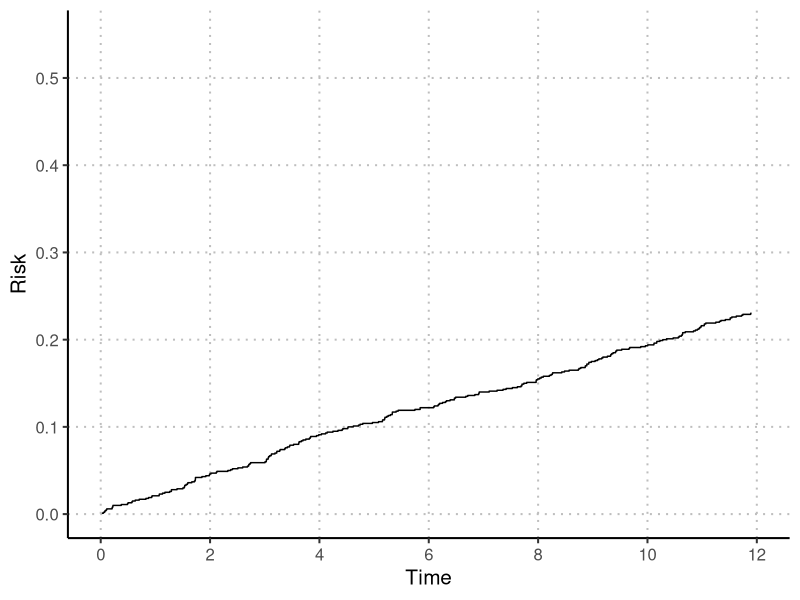
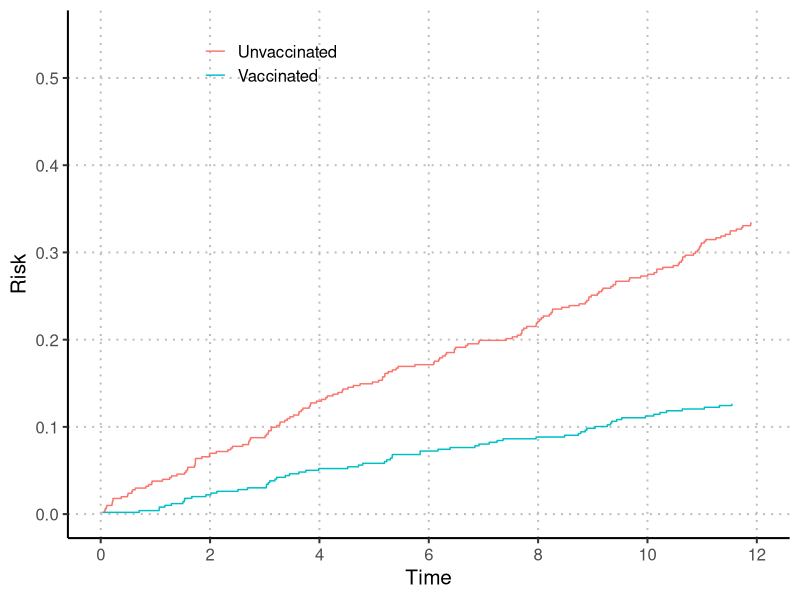
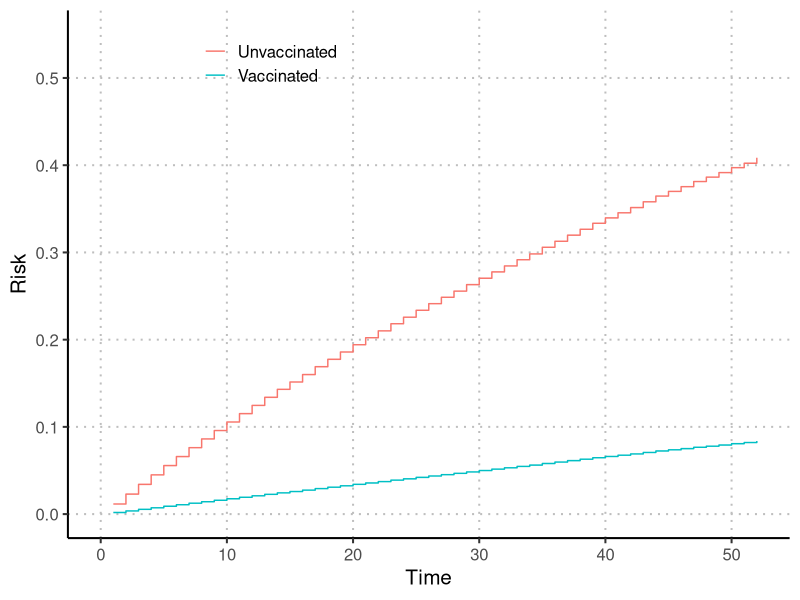
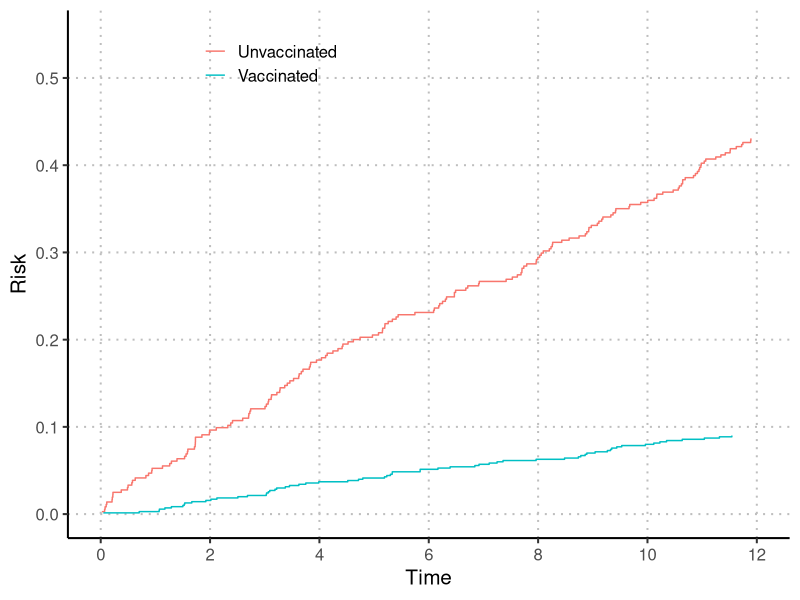
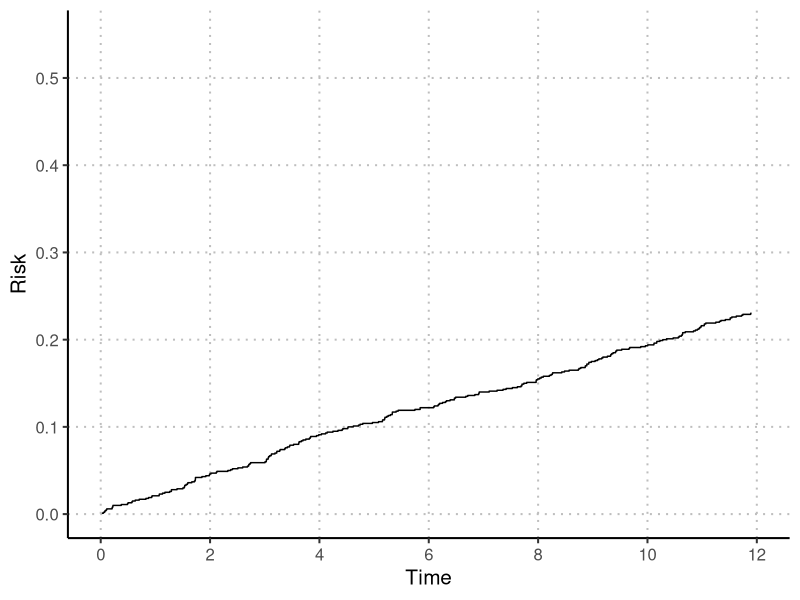
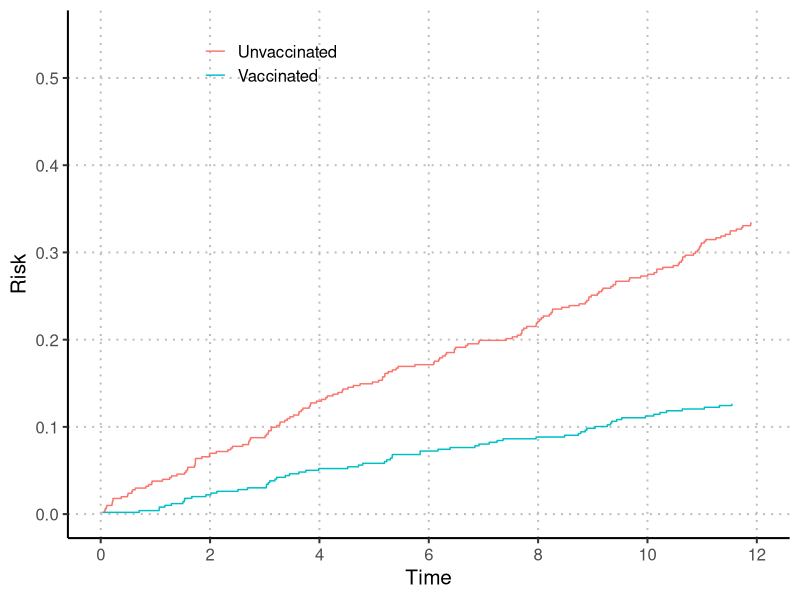

Source code (R) for these figures, in order:
### Code for Lecture 9 ####
library(tidyverse)
library(survival)
library(splines)

setwd("/Users/jkedwar/Box Sync/teaching/epid722/2021/lectures/L9")

set.seed(234)
n <- 1000
tau <- 12
z <- rbinom(n, 1, 0.5)
a <- ifelse(z==1, rbinom(n, 1, 0.75), rbinom(n,1,0.25))
py <- plogis(log(0.2/0.8) + log(10)*.5 - log(5)*.5 - log(10)*a + log(5)*z)
delta <- rbinom(n, 1, py)
t <- ifelse(delta == 0, tau+.01, runif(n, 0, 12))

id = c(1:n)
mydat <- data.frame(id, z, a, delta, t)

tab <- table(a,delta)
prop.table(tab, margin = 1)

tabz1 <- table(a[z==1],delta[z==1])
prop.table(tabz1, margin = 1)

tabz0 <- table(a[z==0],delta[z==0])
prop.table(tabz0, margin = 1)

### KM ----

library(survival)

# natural course ----

nckm <- survfit(Surv(t, delta) 
                ~ 1, 
                data = mydat)


nc <- data.frame(t = nckm$time, s = nckm$surv, r = 1 - nckm$surv)

ncplot <- ggplot() +
  geom_step(data = nc, aes(x = t, y = r))+
  xlab("Time")+
  ylab("Risk") +
  scale_y_continuous(limits = c(0, 0.55), breaks = c(0, 0.1, 0.2, 0.3, 0.4, 0.5))+
  scale_x_continuous(limits = c(0, 12), breaks = c(0, 2, 4, 6, 8,10, 12))+
  theme_classic(base_size = 15)+
  theme(legend.position = c(0.28, 0.9), legend.title = element_blank(),
        legend.background = element_rect(fill="transparent"), 
        panel.grid.major = element_line(colour = "gray", linetype = "dotted"),
        panel.background = element_rect(fill = "transparent"), 
        plot.background = element_rect(fill = "transparent"))

ncplot
ggsave(ncplot, file = "ncplot.png", width = 5, heigh = 5, units = "cm")




crudekm <- survfit(Surv(t, delta) 
                   ~ a, 
                   data = mydat)
crude <- data.frame(t = crudekm$time, s = crudekm$surv, r = 1 - crudekm$surv, 
                    a = c(rep(0, crudekm$strata["a=0"]), rep(1, crudekm$strata["a=1"])))



crude_plot <- ggplot() +
  geom_step(data = crude, aes(x = t, y = r,  group = factor(a), color = factor(a)))+
  xlab("Time")+
  ylab("Risk") +
  scale_color_discrete(labels = c("Unvaccinated", "Vaccinated"))+
  scale_y_continuous(limits = c(0, 0.55), breaks = c(0, 0.1, 0.2, 0.3, 0.4, 0.5))+
  scale_x_continuous(limits = c(0, 12), breaks = c(0, 2, 4, 6, 8,10, 12))+
  theme_classic(base_size = 15)+
  theme(legend.position = c(0.28, 0.9), legend.title = element_blank(),
        legend.background = element_rect(fill="transparent"), 
        panel.grid.major = element_line(colour = "gray", linetype = "dotted"),
        panel.background = element_rect(fill = "transparent"), 
        plot.background = element_rect(fill = "transparent"))

crude_plot

ggsave(crude_plot, file = "crude.png", width = 5, heigh = 5, units = "cm")



# g comp, pooled logistic

mydat_long <- mydat %>% 
  mutate(weeks = ceiling((t/12)*52)) %>% 
  uncount(weeks, .id = "week") %>% 
  group_by(id) %>% 
  mutate(y = ifelse(delta == 1 & week == last(week), 1, 0))

mod <- glm(y ~ a + z + a*z + ns(week, knots = 3), 
           data = mydat_long, 
           family = "binomial"(link = "logit"))

mydat_long$py1 <- predict(mod, 
                          newdata = mydat_long %>% mutate(a = 1), 
                          type = "response")
mydat_long$py0 <- predict(mod, 
                          newdata = mydat_long %>% mutate(a = 0), 
                          type = "response")


risks <- mydat_long %>% 
  group_by(id) %>% 
  mutate(mu1 = 1 - cumprod(1 - py1), 
         mu0 = 1 - cumprod(1 - py0)) %>% 
  group_by(week) %>% 
  summarize(r1 = mean(mu1), 
            r0 = mean(mu0)) %>% 
  select(week, r1, r0)


plrisks <- bind_rows(risks %>% 
                       select(week, r1) %>% 
                       rename(r = r1) %>% 
                       mutate(a = 1), 
                     risks %>% select(week, r0) %>% rename(r = r0) %>% mutate(a = 0))


pl_plot <- ggplot() +
  geom_step(data = plrisks, aes(x = week, y = r,  group = factor(a), color = factor(a)))+
  xlab("Time")+
  ylab("Risk") +
  scale_color_discrete(labels = c("Unvaccinated", "Vaccinated"))+
  scale_y_continuous(limits = c(0, 0.55), breaks = c(0, 0.1, 0.2, 0.3, 0.4, 0.5))+
  scale_x_continuous(limits = c(0, 52))+
  theme_classic(base_size = 15)+
  theme(legend.position = c(0.28, 0.9), legend.title = element_blank(),
        legend.background = element_rect(fill="transparent"), 
        panel.grid.major = element_line(colour = "gray", linetype = "dotted"),
        panel.background = element_rect(fill = "transparent"), 
        plot.background = element_rect(fill = "transparent"))

pl_plot


# g comp breslow

# A = 1
# Step 1: fit cox model among those with noart == 1, conditional on covariates, save coefficients "betahat"
coxmod <- coxph(Surv(t, delta) ~ z, data = mydat %>% filter(a == 1), method = "breslow")
betahat <- unlist(ifelse(is.na(coxmod$coef), 0, coxmod$coef))

# Step 2: create dataframe with unique event times and number of events for those in the noart == 1 group
events <- mydat %>% filter(a == 1) %>% group_by(t) %>% summarize(events = sum(delta)) %>% filter(events > 0)
event_times <- events[,1]


# Step 3: compute baseline hazard function
h0 <- rep(NA, length(event_times)) # Create empty vector to hold baseline hazard function
# Use the Breslow estimator to estimate h0 (see Lin DY. On the Breslow estimator. Lifetime data analysis. 2007 Dec 1;13(4):4 (page 474))
for(l in 1:nrow(event_times)){
  h0[l] <- as.numeric(events[l,2]) / # number of events at time l, divided by...
    sum(
      exp(
        as.matrix(
          mydat[mydat$t >= as.numeric(event_times[l,]) & mydat$a == 1, c("z")] # make a vector z for those exposed and in risk set at event time l
        ) 
        %*% betahat #multiply by betahat
      ), 
      na.rm = TRUE)
}

# Step 4: Multiply estimated baseline hazard function by the linear predictor from cox model for each person in the FULL dataset (not just noart == 1)
hw <-h0 %*% exp(betahat %*% t(as.matrix(mydat[, c("z")])))
cumhaz <- apply(hw, 2, cumsum) # estimate cumulative hazard function for each person

#Step 5, estimate risk
rt <- 1 - exp(-cumhaz) # probability of outcome at each event time for each person
r <- apply(rt, 1, FUN = mean) # average probability of outcome at each event time
chp1 <- cbind(event_times, r)
chp1$a <- 1

#a = 0


# Step 1: fit cox model among those with noart == 1, conditional on covariates, save coefficients "betahat"
coxmod <- coxph(Surv(t, delta) ~ z, data = mydat %>% filter(a == 0), method = "breslow")
betahat <- unlist(ifelse(is.na(coxmod$coef), 0, coxmod$coef))

# Step 2: create dataframe with unique event times and number of events for those in the noart == 1 group
events <- mydat %>% filter(a == 0) %>% group_by(t) %>% summarize(events = sum(delta)) %>% filter(events > 0)
event_times <- events[,1]


# Step 3: compute baseline hazard function
h0 <- rep(NA, length(event_times)) # Create empty vector to hold baseline hazard function
# Use the Breslow estimator to estimate h0 (see Lin DY. On the Breslow estimator. Lifetime data analysis. 2007 Dec 1;13(4):4 (page 474))
for(l in 1:nrow(event_times)){
  h0[l] <- as.numeric(events[l,2]) / # number of events at time l, divided by...
    sum(
      exp(
        as.matrix(
          mydat[mydat$t >= as.numeric(event_times[l,]) & mydat$a == 0, c("z")] # make a vector z for those exposed and in risk set at event time l
        ) 
        %*% betahat #multiply by betahat
      ), 
      na.rm = TRUE)
}

# Step 4: Multiply estimated baseline hazard function by the linear predictor from cox model for each person in the FULL dataset (not just noart == 0)
hw <-h0 %*% exp(betahat %*% t(as.matrix(mydat[, c("z")])))
cumhaz <- apply(hw, 2, cumsum) # estimate cumulative hazard function for each person

#Step 5, estimate risk
rt <- 1 - exp(-cumhaz) # probability of outcome at each event time for each person
r <- apply(rt, 1, FUN = mean) # average probability of outcome at each event time
chp0 <- cbind(event_times, r)
chp0$a <-  0

chp <- bind_rows(chp1, chp0)


b_plot <- ggplot() +
  geom_step(data = chp, aes(x = t, y = r,  group = factor(a), color = factor(a)))+
  xlab("Time")+
  ylab("Risk") +
  scale_color_discrete(labels = c("Unvaccinated", "Vaccinated"))+
  scale_y_continuous(limits = c(0, 0.55), breaks = c(0, 0.1, 0.2, 0.3, 0.4, 0.5))+
  scale_x_continuous(limits = c(0, 12), breaks = c(0, 2, 4, 6, 8,10, 12))+
  theme_classic(base_size = 15)+
  theme(legend.position = c(0.28, 0.9), legend.title = element_blank(),
        legend.background = element_rect(fill="transparent"), 
        panel.grid.major = element_line(colour = "gray", linetype = "dotted"),
        panel.background = element_rect(fill = "transparent"), 
        plot.background = element_rect(fill = "transparent"))

b_plot
